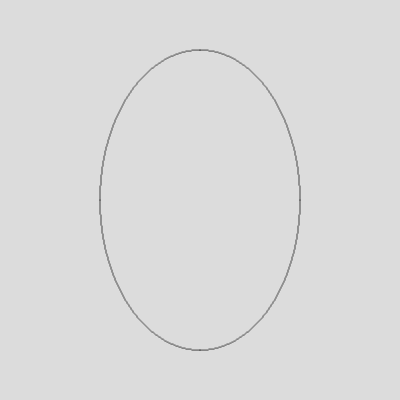
Frame 1 (no input)
Frame 60 (no input): identical to frame 1, image omitted
Frame 120 (the mouse pressed at the canvas centre since frame 60): identical to frame 1, image omitted

The p5.js sketch that drew this single still picture (run headless with seeded random() and noise() and a simulated clock; from frame 60 on, the mouse is pressed at the canvas centre):

// p5.js sketch
// ── sketch.js
function setup() {
  createCanvas(400, 400);
}

function draw() {
  background(220);
  fill(0, 0, 0);
  midpointellipse(100, 150, 200, 200);
}

function midpointellipse(rx, ry, xc, yc) {
  var dx, dy, d1, d2, x, y;
  x = 0;
  y = ry;

  // Initial decision parameter of region 1
  d1 = ry * ry - rx * rx * ry + 0.25 * rx * rx;
  dx = 2 * ry * ry * x;
  dy = 2 * rx * rx * y;

  // For region 1
  while (dx < dy) {
    // Print points based on 4-way symmetry
    point(x + xc, y + yc);
    point(-x + xc, y + yc);
    point(x + xc, -y + yc);
    point(-x + xc, -y + yc);
    // Checking and updating value of
    // decision parameter based on algorithm
    if (d1 < 0) {
      x++;
      dx = dx + 2 * ry * ry;
      d1 = d1 + dx + ry * ry;
    } else {
      x++;
      y--;
      dx = dx + 2 * ry * ry;
      dy = dy - 2 * rx * rx;
      d1 = d1 + dx - dy + ry * ry;
    }
  }

  // Decision parameter of region 2
  d2 =
    ry * ry * ((x + 0.5) * (x + 0.5)) +
    rx * rx * ((y - 1) * (y - 1)) -
    rx * rx * ry * ry;

  // Plotting points of region 2
  while (y >= 0) {
    // Print points based on 4-way symmetry
    point(x + xc, y + yc);
    point(-x + xc, y + yc);
    point(x + xc, -y + yc);
    point(-x + xc, -y + yc);
    // Checking and updating parameter
    // value based on algorithm
    if (d2 > 0) {
      y--;
      dy = dy - 2 * rx * rx;
      d2 = d2 + rx * rx - dy;
    } else {
      y--;
      x++;
      dx = dx + 2 * ry * ry;
      dy = dy - 2 * rx * rx;
      d2 = d2 + dx - dy + rx * rx;
    }
  }
}
